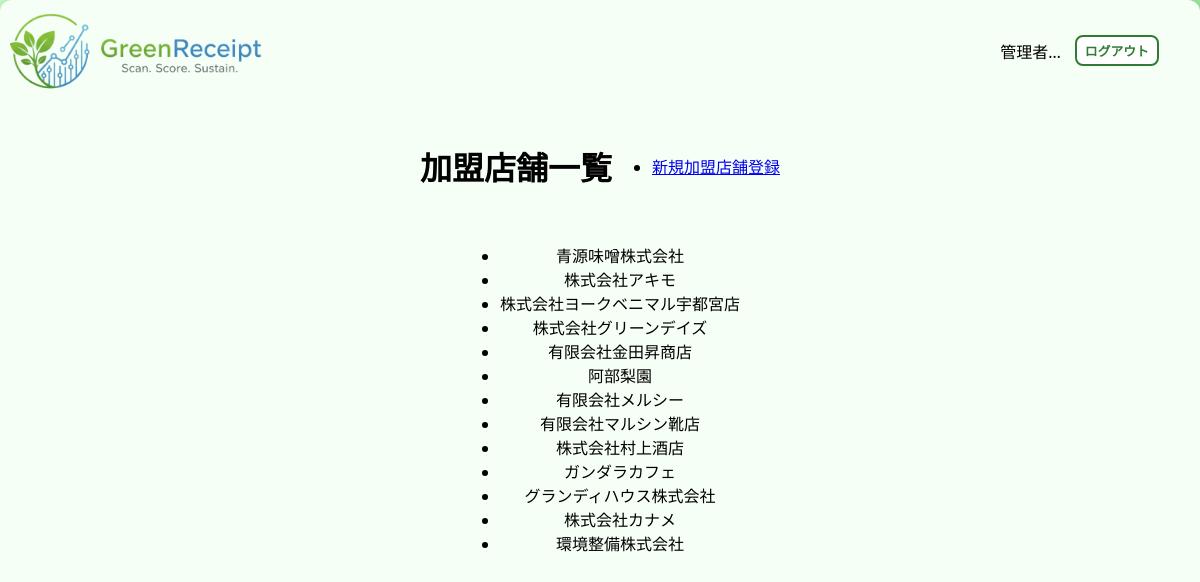
/store/list/ (signed in), run on an earlier commit of the app's database.
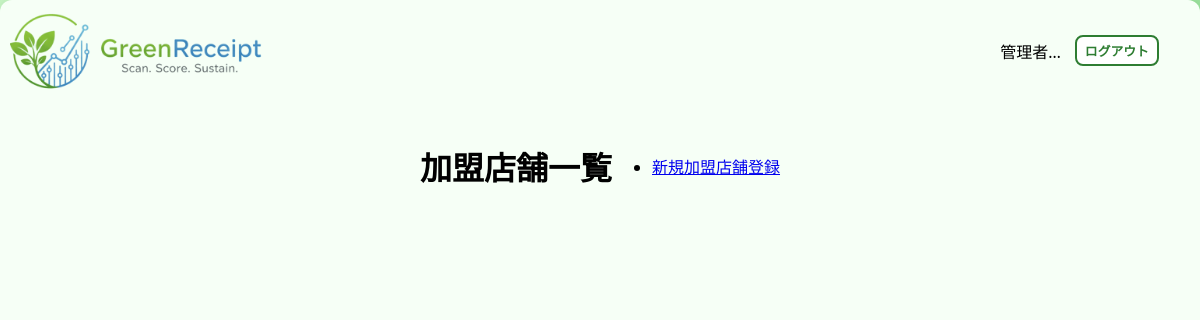
And on a later commit of the database.
### core/models.py (models this page shows, shortened)
class Store(models.Model):
    store_name = models.CharField(max_length=64, verbose_name='店舗名')
    category = models.CharField(max_length=64, verbose_name='カテゴリ')
    tel = models.CharField(max_length=32, blank=True, verbose_name='電話番号')
    address = models.CharField(max_length=255, verbose_name='住所')
    open_hours = models.CharField(max_length=20, verbose_name='営業時間')
    lat = models.FloatField(verbose_name='緯度', default=0.0)
    lng = models.FloatField(verbose_name='経度', default=0.0)
    class Meta:
        verbose_name = '加盟店'
        verbose_name_plural = '加盟店'

### core/views.py (the view)
# urls.py: path("store/list/",views.store_list,name='store_list'),
@staff_member_required
def store_list(request):
    stores = Store.objects.all()
    context = {
        'stores': stores,
    }
    return render(request, "admin/store_list.html", context)

### core/templates/admin/store_list.html (shortened to what this page needs)
{% extends 'admin/admin_base.html' %}
{% block content %}
<div class="header-with-button">
    <h1>加盟店舗一覧</h1>
    <ul class="list-group list-group-flush">
        <li class="list-group-item">
            <a href="#">新規加盟店舗登録</a>
        </li>
    </ul>
</div>
<ul class="list-group list-group-flush">
    {% for store in stores %}
    <li class="list-group-item">
        {{ store.store_name }}
    </li>
    {% endfor %}
</ul>
{% endblock %}

What changed in the data, as far as the page shows it:
removed Store: store_name "青源味噌株式会社"
removed Store: store_name "株式会社アキモ"
removed Store: store_name "株式会社ヨークベニマル宇都宮店"
removed Store: store_name "株式会社グリーンデイズ"
removed Store: store_name "有限会社金田昇商店"
removed Store: store_name "阿部梨園"
removed Store: store_name "有限会社メルシー"
removed Store: store_name "有限会社マルシン靴店"
removed Store: store_name "株式会社村上酒店"
removed Store: store_name "ガンダラカフェ"
removed Store: store_name "グランディハウス株式会社"
removed Store: store_name "株式会社カナメ"
removed Store: store_name "環境整備株式会社"
